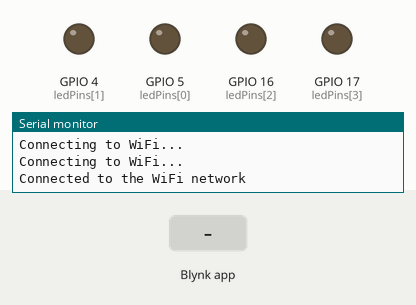
Recording of a sketch running on a simulated ESP32. On the bench: output pins drawn as LEDs (lit = HIGH), the last lines printed to the serial monitor. The inputs (shaded band) are chosen by the test bench. WiFi joins after 1.5 s; servers stay silent unless stated.

Above: at 3.5 s.
3.6 s: Blynk app writes 1 to V0
At 3.9 s:
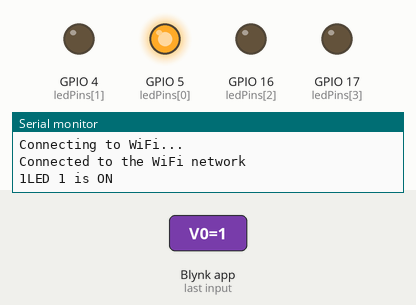
5.1 s: Blynk app writes 1 to V1
At 6.2 s:
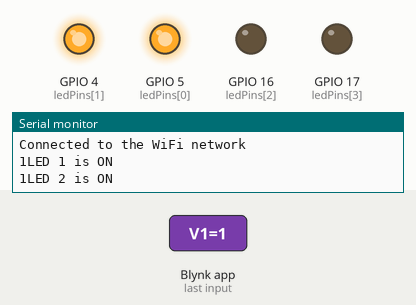
6.6 s: Blynk app writes 0 to V0
At 7.4 s:
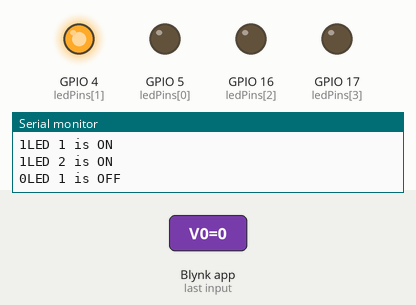
8.1 s: Blynk app writes 1 to V2
At 8.5 s:
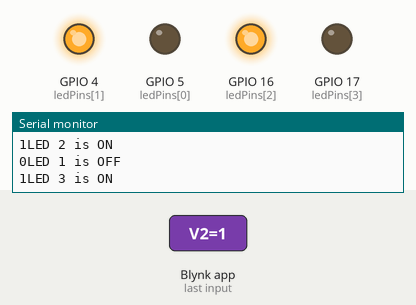
9.6 s: Blynk app writes 0 to V1
At 10.8 s:
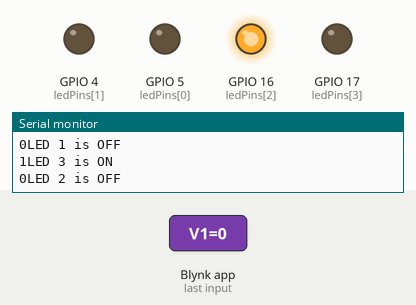
11.1 s: Blynk app writes 1 to V3
At 12.0 s:
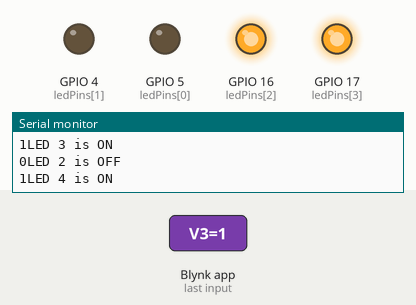
Timing chart, 0 to 13.6 s (numbered marks = the images above; inputs shaded):
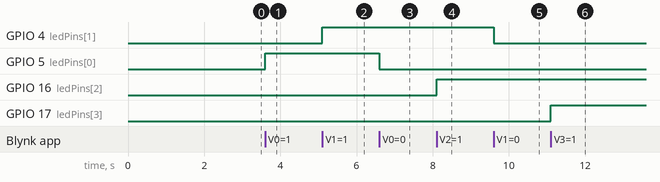

The sketch:

sketch.ino
```cpp
#define BLYNK_TEMPLATE_ID "TMPLJ9Z6Q6Z"
#define BLYNK_DEVICE_NAME "ESP32_Home_Automation_Application"
#define BLYNK_AUTH_TOKEN "YourAuthToken"

#define BLYNK_PRINT Serial

#include <WiFi.h>
#include <BlynkSimpleEsp32.h>

// define a led pins
const int ledPins[4] = {5, 4, 16, 17};

char auth[] = BLYNK_AUTH_TOKEN;

char ssid[] = "YourNetworkName";
char pass[] = "YourPassword";

BLYNK_WRITE(V0){
    int value = param.asInt();
    Serial.print(value);
    if (value == 1){
        digitalWrite(ledPins[0], HIGH);
        Serial.println("LED 1 is ON");
    }else{
        digitalWrite(ledPins[0], LOW);
        Serial.println("LED 1 is OFF");
    }
}

BLYNK_WRITE(V1){
    int value = param.asInt();
    Serial.print(value);
    if (value == 1){
        digitalWrite(ledPins[1], HIGH);
        Serial.println("LED 2 is ON");
    }else{
        digitalWrite(ledPins[1], LOW);
        Serial.println("LED 2 is OFF");
    }
}

BLYNK_WRITE(V2){
    int value = param.asInt();
    Serial.print(value);
    if (value == 1){
        digitalWrite(ledPins[2], HIGH);
        Serial.println("LED 3 is ON");
    }else{
        digitalWrite(ledPins[2], LOW);
        Serial.println("LED 3 is OFF");
    }
}

BLYNK_WRITE(V3){
    int value = param.asInt();
    Serial.print(value);
    if (value == 1){
        digitalWrite(ledPins[3], HIGH);
        Serial.println("LED 4 is ON");
    }else{
        digitalWrite(ledPins[3], LOW);
        Serial.println("LED 4 is OFF");
    }
}

void setup(){
    Serial.begin(115200);
    WiFi.begin(ssid, pass);
    while (WiFi.status() != WL_CONNECTED){
        delay(1000);
        Serial.println("Connecting to WiFi...");
    }
    Serial.println("Connected to the WiFi network");
    Blynk.begin(auth, ssid, pass);

    // Set the led pins as output
    for (int i = 0; i < 4; i++){
        pinMode(ledPins[i], OUTPUT);
    }
}

void loop(){
    Blynk.run();
}
```

Measured:
- after the input at 3.6 s, GPIO 5 (ledPins[0]): LOW → HIGH at once
- after the input at 5.1 s, GPIO 4 (ledPins[1]): LOW → HIGH at once
- after the input at 6.6 s, GPIO 5 (ledPins[0]): HIGH → LOW at once
- after the input at 8.1 s, GPIO 16 (ledPins[2]): LOW → HIGH at once
- after the input at 9.6 s, GPIO 4 (ledPins[1]): HIGH → LOW at once
- after the input at 11.1 s, GPIO 17 (ledPins[3]): LOW → HIGH at once
